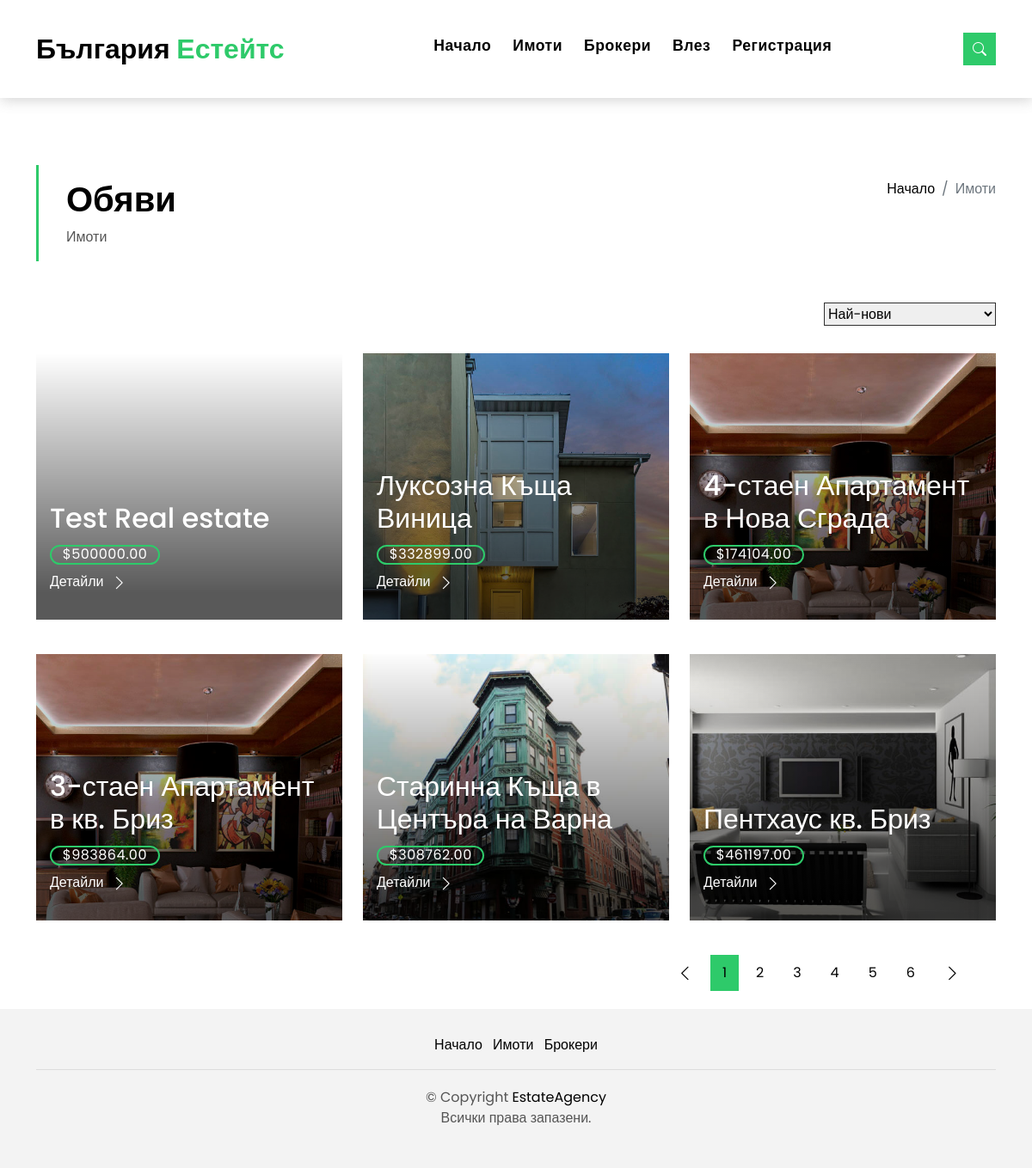
The page /real-estates.php on the database its author committed.
### tables this page shows
CREATE TABLE `real_estates` (
  `id` bigint(20) UNSIGNED NOT NULL,
  `title` varchar(255) NOT NULL,
  `finished_at` date DEFAULT NULL,
  `price` decimal(15,2) UNSIGNED DEFAULT NULL,
  `area` smallint(5) UNSIGNED DEFAULT NULL,
  `type_id` smallint(5) UNSIGNED DEFAULT NULL,
  `construction_id` smallint(5) UNSIGNED DEFAULT NULL,
  `level_id` smallint(5) UNSIGNED DEFAULT NULL,
  `user_id` bigint(20) UNSIGNED DEFAULT NULL,
  `address` varchar(255) DEFAULT NULL,
  `garages` tinyint(3) UNSIGNED DEFAULT NULL,
  `bedrooms` tinyint(3) UNSIGNED DEFAULT NULL,
  `bathrooms` tinyint(3) UNSIGNED DEFAULT NULL,
  `living_rooms` tinyint(3) UNSIGNED DEFAULT NULL,
  `description` text DEFAULT NULL,
  `created_at` datetime DEFAULT NULL
);

CREATE TABLE `real_estate_images` (
  `id` bigint(20) UNSIGNED NOT NULL,
  `path` varchar(255) NOT NULL,
  `real_estate_id` bigint(20) UNSIGNED NOT NULL
);

### db/connection.php (called while the page is built, shortened)
<?php
class DB
{
    private $connection;
    function __construct()
    {
        $this->connection = new PDO('mysql:host=' . CONFIG['host'] . ';dbname=' . CONFIG['dbname'], CONFIG['user'], CONFIG['password'], [
            PDO::FETCH_ASSOC
        ]);
    }
    public function fetch(string $stm)
    {
        return $this->connection->query($stm)->fetchAll();
    }
    public function first(string $stm)
    {
        return $this->connection->query($stm)->fetch();
    }
    public function __destruct()
    {
        $this->connection = null;
    }
}

### public/real-estates.php (the view, shortened to what this page needs)
<?php
require_once('../db/connection.php');
require_once('../helpers/utils.php');
include_once('header.php');
$sort_by_date = (isset($_GET['sort_by_date']) ? $_GET['sort_by_date'] : 'desc');
$db = new DB();
$page = (isset($_GET['page']) ? $_GET['page'] : 1);
$limit = 6;
$offset = ($page - 1) * $limit;
list($count) = $db->first('SELECT COUNT(id) as count from real_estates');
$maxPage = ceil($count / $limit);
$records = $db->fetch('SELECT * from real_estates ORDER BY created_at ' . strtoupper($sort_by_date) . ' LIMIT ' . $limit . ' OFFSET ' . $offset);
?>
<section class="intro-single">
  <div class="container">
    <div class="row">
      <div class="col-md-12 col-lg-8">
        <div class="title-single-box">
          <h1 class="title-single">Обяви</h1>
          <span class="color-text-a">Имоти</span>
        </div>
      </div>
      <div class="col-md-12 col-lg-4">
        <nav aria-label="breadcrumb" class="breadcrumb-box d-flex justify-content-lg-end">
          <ol class="breadcrumb">
            <li class="breadcrumb-item">
              <a href="/">Начало</a>
            </li>
            <li class="breadcrumb-item active" aria-current="page">
            Имоти
            </li>
          </ol>
        </nav>
      </div>
    </div>
  </div>
</section>
<section class="property-grid grid">
  <div class="container">
    <div class="row">
      <div class="col-sm-12">
        <div class="grid-option">
          <form action="" method="GET">
            <select class="custom-select" name='sort_by_date' onchange="this.form.submit()">
              <option value="desc" <?= $sort_by_date == 'desc' ? 'selected' : '' ?>>Най-нови</option>
            </select>
          </form>
        </div>
      </div>
      <?php
      foreach ($records as $record) {
        $record_id = $record['id'];
        $record_first_image = $db->first("SELECT * FROM real_estate_images WHERE real_estate_id=$record_id");
        if (!$record_first_image) {
          $path = '/assets/img/no-property-img.png';
        } else {
          $path = $record_first_image['path'];
        }
      ?>
        <div class="col-md-4">
          <div class="card-box-a card-shadow">
            <div class="img-box-a img-box-reset">
              <img src="<?= $path ?>" alt="" class="img-a img-fluid">
            </div>
            <div class="card-overlay">
              <div class="card-overlay-a-content">
                <div class="card-header-a">
                  <h2 class="card-title-a">
                    <a href="#"><?= $record['title'] ?></a>
                  </h2>
                </div>
                <div class="card-body-a">
                  <div class="price-box d-flex">
                    <span class="price-a">$<?= $record['price'] ?></span>
                  </div>
                  <a href="/real-estate.php?id=<?= $record['id'] ?>" class="link-a">Детайли
                    <span class="bi bi-chevron-right"></span>
                  </a>
                </div>
              </div>
            </div>
          </div>
        </div>
      <?php
      }
      ?>
      <?= render_pagination($maxPage, $page) ?>
    </div>
</section>
<?php include_once('footer.php'); ?>

### public/assets/css/style.css (style rules this page uses)
body { font-family: "Poppins", sans-serif; color: #555555; }
h1, h2, h3, h4, h5, h6 { color: #000000; }
a { color: #000000; text-decoration: none; transition: all 0.5s ease; }
.link-a { text-decoration: none; color: #ffffff; text-decoration: none; }
@media (min-width: 768px) { .link-a { font-size: 0.9rem; } }
@media (min-width: 992px) { .link-a { font-size: 1rem; } }
.link-a span { font-size: 18px; vertical-align: middle; margin-left: 5px; }
@media (min-width: 768px) { .link-a span { font-size: 1.5rem; } }
@media (min-width: 992px) { .link-a span { font-size: 18px; } }
.color-text-a { text-decoration: none; color: #555555; }
.intro-single { padding: 12rem 0 3rem; }
.intro-single .title-single-box { padding: 1rem 0 1rem 2rem; }
.intro-single .title-single-box { border-left: 3px solid #2eca6a; }
.intro-single .title-single-box .title-single { font-weight: 600; font-size: 2.2rem; }
@media (min-width: 768px) { .intro-single .title-single-box .title-single { font-size: 2.1rem; } }
@media (min-width: 992px) { .intro-single .title-single-box .title-single { font-size: 2.5rem; } }
.intro-single .breadcrumb-box { padding: 1rem 0 0 0.5rem; }
.intro-single .breadcrumb { background-color: transparent; padding-right: 0; padding-left: 0; }
.card-box-a span, .card-box-b span, .card-box-c span, .card-box-d span { line-height: 0; }
@media (min-width: 768px) { .grid .card-box-a, .grid .card-box-b, .grid .card-box-c, .grid .card-box-d { margin-bottom: 2.5rem; } }
.card-box-a, .card-box-b, .card-box-d { position: relative; overflow: hidden; -webkit-backface-visibility: hidden; backface-visibility: hidden; }
.card-box-a .img-a, .card-box-a .img-b, .card-box-b .img-a, .card-box-b .img-b { transition: 0.8s all ease-in-out; }
@media (min-width: 768px) { .card-box-a .price-a, .card-box-b .price-a { font-size: 0.9rem; } }
@media (min-width: 992px) { .card-box-a .price-a, .card-box-b .price-a { font-size: 1rem; } }
.card-overlay { position: absolute; width: 100%; height: 100%; top: 0; left: 0; }
.card-shadow { -webkit-backface-visibility: hidden; backface-visibility: hidden; }
.card-shadow:before { content: " "; position: absolute; top: 0; left: 0; width: 100%; height: 100%; z-index: 1; background: linear-gradient(to bottom, rgba(0, 0, 0, 0) 0%, rgba(0, 0, 0, 0.2) 27%, rgba(0, 0, 0, 0.65) 90%); }
.card-overlay-a-content { transition: all 0.5s ease-in; position: absolute; width: 100%; bottom: 0px; z-index: 2; }
@media (min-width: 768px) { .card-overlay-a-content { bottom: -20px; } }
@media (min-width: 992px) { .card-overlay-a-content { bottom: 0px; } }
.card-header-a { padding: 0 1rem; }
.card-header-a .card-title-a { color: #ffffff; margin-bottom: 0; padding-bottom: 0.7rem; }
@media (min-width: 768px) { .card-header-a .card-title-a { font-size: 1.3rem; } }
@media (min-width: 992px) { .card-header-a .card-title-a { font-size: 2rem; } }
.card-header-a .card-title-a a { color: #ffffff; text-decoration: none; }
.card-body-a { z-index: 2; transition: all 0.5s ease-in; padding: 0rem 1rem 2rem 1rem; }
.card-body-a .price-box { padding-bottom: 0.5rem; }
.price-a { color: #ffffff; padding: 0.6rem 0.8rem; border: 2px solid #2eca6a; border-radius: 50px; text-transform: uppercase; letter-spacing: 0.03em; }
.property-grid .grid-option { text-align: right; margin-bottom: 2rem; }
.property-grid .grid-option .custom-select { border-radius: 0; width: 200px; border-color: #313131; }
.property-grid .grid-option .custom-select option { border-color: #313131; }

### public/header.php (style rules this page uses)
.img-box-reset { max-height: 310px; min-height: 310px; }

### rows shown on the page
real_estates: title "Test Real estate", price "500000.00"
real_estates: real_estate_images.path (picture), title "Луксозна Къща Виница", price "332899.00"
real_estates: real_estate_images.path (picture), title "4-стаен Апартамент в Нова Сграда", price "174104.00"
real_estates: real_estate_images.path (picture), title "3-стаен Апартамент в кв. Бриз", price "983864.00"
real_estates: real_estate_images.path (picture), title "Старинна Къща в Центъра на Варна", price "308762.00"
real_estates: real_estate_images.path (picture), title "Пентхаус кв. Бриз", price "461197.00"
